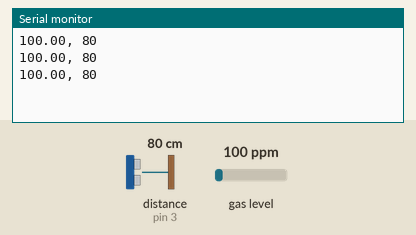
Bench run of a sketch on a simulated Arduino Uno, built with avr-gcc and run on an emulated ATmega328P. On the bench: the last lines printed to the serial monitor. Wiring (inferred from the names in the program): ultrasonic range finder: trigger pin 2; echo pin 3. Inputs (shaded band) come from the test bench; at power-on: distance to the obstacle (sensor on pin 3) 80 cm, gas level 100 ppm. The echo pulse lasts 58.3 µs per cm.

Above: at 1.3 s.
1.4 s: distance to the obstacle (sensor on pin 3) set to 2 cm
At 1.9 s:
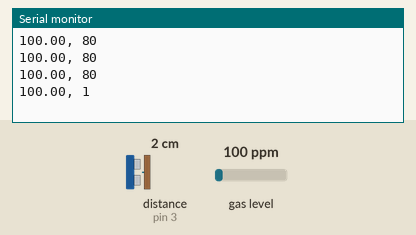
2.9 s: gas level set to 20 ppm
At 3.4 s:
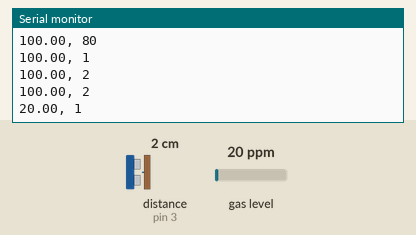
4.4 s: distance to the obstacle (sensor on pin 3) set to 4 cm
At 4.9 s:
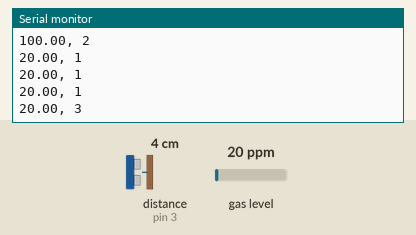
5.9 s: gas level set to 250 ppm
At 6.4 s:
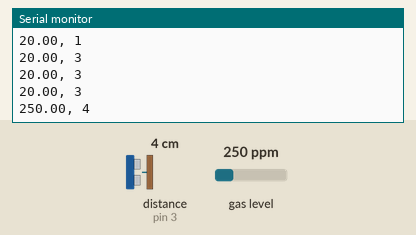
Timing chart, 0 to 8.4 s (numbered marks = the images above; inputs shaded):
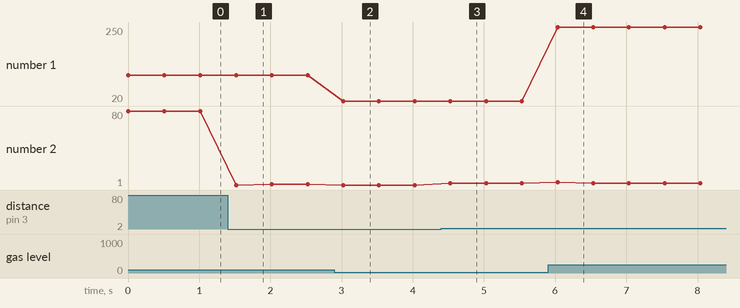

Measured:
- after the input at 1.4 s, the serial monitor: prints a new line after 0.12 s (image 1)
- after the input at 2.9 s, the serial monitor: prints a new line after 0.12 s (image 2)
- after the input at 4.4 s, the serial monitor: prints a new line after 0.13 s (image 3)
- after the input at 5.9 s, the serial monitor: prints a new line after 0.13 s (image 4)
- plotted number 1: 100 → 20 after the input at 2.9 s, 20 → 250 after the input at 5.9 s
- plotted number 2: 80 → 2 after the input at 1.4 s, 1 → 3 after the input at 4.4 s

The sketch:

arduino_mq_9.ino
```cpp
#include <MQUnifiedsensor.h>

#define         Board                   ("Arduino UNO")
#define         Pin                     (A0)  //Analog input 4 of your arduino
#define         Type                    ("MQ-9") //MQ9
#define         Voltage_Resolution      (5)
#define         ADC_Bit_Resolution      (10) // For arduino UNO/MEGA/NANO
#define         RatioMQ9CleanAir        (9.6) //RS / R0 = 60 ppm

MQUnifiedsensor MQ9(Board, Voltage_Resolution, ADC_Bit_Resolution, Pin, Type);

int trig = 2; //TRIG 핀 설정 (초음파 보내는 핀)
int echo = 3; //ECHO 핀 설정 (초음파 받는 핀)

void setup() {
  pinMode(trig, OUTPUT);
  pinMode(echo, INPUT);
  Serial.begin(9600); //Init serial port

  MQ9.setRegressionMethod(1); //_PPM =  a*ratio^b

  MQ9.init();

  // Serial.print("Calibrating please wait.");
  float calcR0 = 0;
  for(int i = 1; i<=10; i ++)
  {
    MQ9.update(); // Update data, the arduino will be read the voltage on the analog pin
    calcR0 += MQ9.calibrate(RatioMQ9CleanAir);
    // Serial.print(".");
  }
  MQ9.setR0(calcR0/10);
  // Serial.println("  done!.");

  if(isinf(calcR0)) {Serial.println("Warning: Conection issue founded, R0 is infite (Open circuit detected) please check your wiring and supply"); while(1);}
  if(calcR0 == 0){Serial.println("Warning: Conection issue founded, R0 is zero (Analog pin with short circuit to ground) please check your wiring and supply"); while(1);}

  // Serial.println("** Lectures from MQ-9 ****");
  // Serial.println("|    LPG   |  CH4 |   CO  |");
}

void loop() {
  MQ9.update(); // Update data, the arduino will be read the voltage on the analog pin
  MQ9.setA(599.65); MQ9.setB(-2.244); // Configurate the ecuation values to get LPG concentration
  float CO = MQ9.readSensor(); // Sensor will read PPM concentration using the model and a and b values setted before or in the setup

  // Serial.print("|  LPG :  "); Serial.print(LPG);
  // Serial.print("   CH4 :   "); Serial.print(CH4);
  // Serial.print("   CO  :   ");
  Serial.print(CO);
  Serial.print(", ");
  ultrawave();
  Serial.println("");
  delay(500); //Sampling frequency
}

void ultrawave() {
  digitalWrite(trig, 1); // HIGN, 1 - 초음파를 쏜다
  delayMicroseconds(10); // 1micro초 = 0.000001초
  digitalWrite(trig, 0); // LOW, 0 - 초음파를 멈춘다

  int duration = pulseIn(echo, 1);
  // pulseIn - 전압이 0 or 1이 될때까지 걸린시간을 재는 함수

  int distance = duration / 2 / 29;
  // 1cm 이동시 29.1microsecond가 걸린다.

  Serial.print(distance);
}
```
